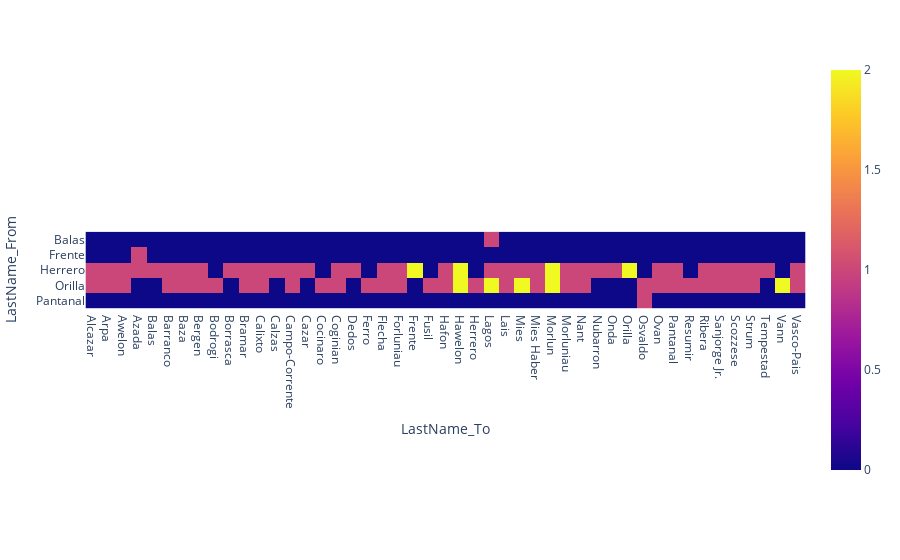

Here is the notebook cell this chart was saved with:
### Code cell
new4Day_names = new_4Day[['LastName_From','LastName_To','count']]
pivot = pd.pivot_table(new4Day_names, values='count', index='LastName_From', columns='LastName_To',
               aggfunc='count')
pivot = pivot.fillna(0)
fig = px.imshow(pivot)
fig.show()

### Figure 1 — Plotly figure (JSON) as saved in the notebook; plotly's stock layout.template omitted (floating-point values rounded to 4 significant figures; data arrays with more than 128 entries replaced by an {"elided": "..."} marker saying what was removed)
{"data": [{"coloraxis": "coloraxis", "hovertemplate": "LastName_To: %{x}<br>LastName_From: %{y}<br>color: %{z}<extra></extra>", "name": "0", "type": "heatmap", "x": ["Alcazar", "Arpa", "Awelon", "Azada", "Balas", "Barranco", "Baza", "Bergen", "Bodrogi", "Borrasca", "Bramar", "Calixto", "Calzas", "Campo-Corrente", "Cazar", "Cocinaro", "Coginian", "Dedos", "Ferro", "Flecha", "Forluniau", "Frente", "Fusil", "Hafon", "Hawelon", "Herrero", "Lagos", "Lais", "Mies", "Mies Haber", "Morlun", "Morluniau", "Nant", "Nubarron", "Onda", "Orilla", "Osvaldo", "Ovan", "Pantanal", "Resumir", "Ribera", "Sanjorge Jr.", "Scozzese", "Strum", "Tempestad", "Vann", "Vasco-Pais"], "xaxis": "x", "y": ["Balas", "Frente", "Herrero", "Orilla", "Pantanal"], "yaxis": "y", "z": {"elided": "5x47 int values"}}], "layout": {"coloraxis": {"colorscale": [[0, "#0d0887"], [0.1111, "#46039f"], [0.2222, "#7201a8"], [0.3333, "#9c179e"], [0.4444, "#bd3786"], [0.5556, "#d8576b"], [0.6667, "#ed7953"], [0.7778, "#fb9f3a"], [0.8889, "#fdca26"], [1, "#f0f921"]]}, "margin": {"t": 60}, "xaxis": {"anchor": "y", "constrain": "domain", "domain": [0, 1], "scaleanchor": "y", "title": {"text": "LastName_To"}}, "yaxis": {"anchor": "x", "autorange": "reversed", "constrain": "domain", "domain": [0, 1], "title": {"text": "LastName_From"}}}}
